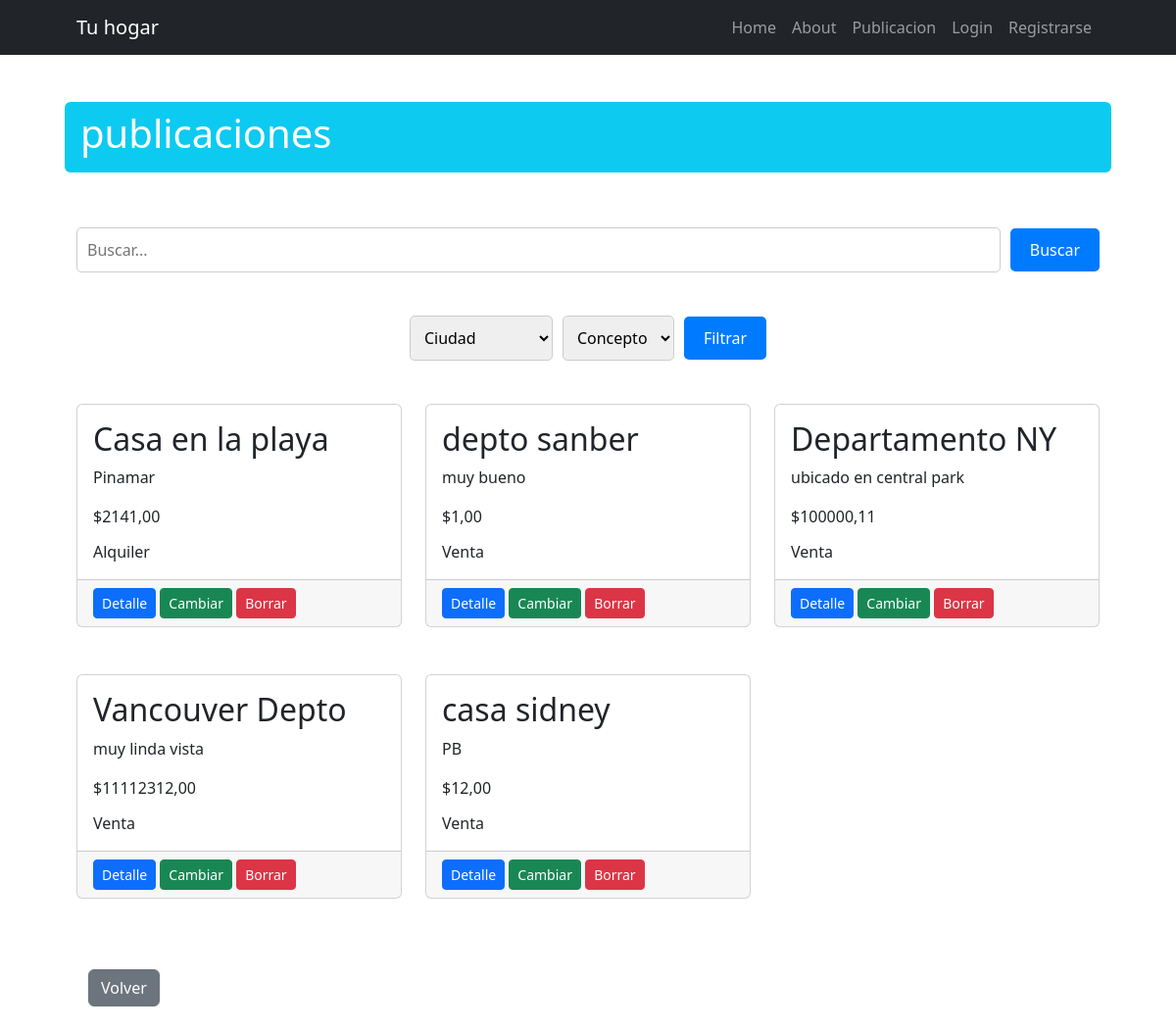
Page /publicacion/list/ on the earlier database version.
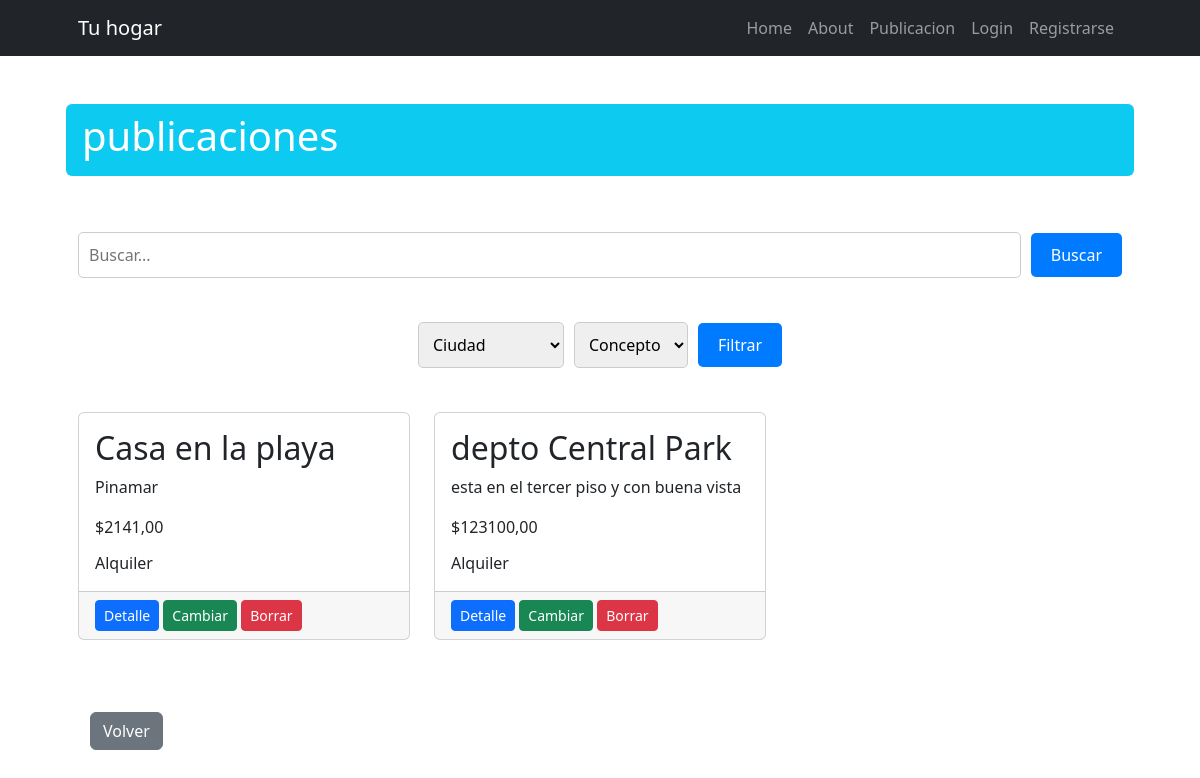
Same page on the later database version.
### publicacion/models.py (models this page shows, shortened)
class Ciudad(models.Model):
    ciudad = models.CharField(max_length=200)
    pais = models.ForeignKey(Pais, on_delete=models.SET_NULL, null=True, blank=True, related_name='ciudades')
    def __str__(self) -> str:
        return self.ciudad
    class Meta:
        verbose_name = "Ciudad"
        verbose_name_plural = "Ciudades"

class Concepto(models.Model):
    concepto = models.CharField(max_length=200)
    def __str__(self) -> str:
        return self.concepto
    class Meta:
        verbose_name = "Concepto"
        verbose_name_plural = "Conceptos"

class Publicacion(models.Model):
    nombre = models.CharField(max_length=200)
    precio = models.DecimalField(max_digits=15, decimal_places=2)
    descripcion = models.CharField(max_length=600)
    ciudad = models.ForeignKey(Ciudad, on_delete=models.SET_NULL, null=True, blank=True)
    concepto = models.ForeignKey(Concepto, on_delete=models.SET_NULL, null=True, blank=True)
    class Meta:
        verbose_name = "Publicación"
        verbose_name_plural = "Publicaciones"

### publicacion/views.py (the view)
# urls.py: path("list/", views.PublicacionList.as_view(), name="publicacion_list"),
class PublicacionList(ListView):
    model = models.Publicacion
    def get_queryset(self):
        queryset = super().get_queryset()
        consulta = self.request.GET.get("consulta")
        if consulta:
            queryset = queryset.filter(nombre__icontains=consulta)
        self.filter_form = PublicacionFilterForm(self.request.GET)
        if self.filter_form.is_valid():
            if self.filter_form.cleaned_data.get('pais'):
                queryset = queryset.filter(ciudad__pais=self.filter_form.cleaned_data['pais'])
            if self.filter_form.cleaned_data.get('ciudad'):
                queryset = queryset.filter(ciudad=self.filter_form.cleaned_data['ciudad'])
            if self.filter_form.cleaned_data.get('concepto'):
                queryset = queryset.filter(concepto=self.filter_form.cleaned_data['concepto'])
        return queryset
    def get_context_data(self, **kwargs):
        context = super().get_context_data(**kwargs)
        context['filter_form'] = self.filter_form
        return context

### publicacion/forms.py
class PublicacionFilterForm(forms.Form):
    ciudad = forms.ModelChoiceField(
        queryset=Ciudad.objects.all(),
        required=False,
        label='Ciudad',
        widget=forms.Select(attrs={'placeholder': 'Ciudad'})
    )
    concepto = forms.ModelChoiceField(
        queryset=Concepto.objects.all(),
        required=False,
        label='Concepto',
        widget=forms.Select(attrs={'placeholder': 'Concepto'})
    )
    def __init__(self, *args, **kwargs):
        super(PublicacionFilterForm, self).__init__(*args, **kwargs)
        self.fields['ciudad'].empty_label = "Ciudad"
        self.fields['concepto'].empty_label = "Concepto"

### publicacion/templates/publicacion/publicacion_list.html (shortened to what this page needs)
{% extends 'core/base.html' %}
{% block titulo %}
    publicaciones
{% endblock titulo %}
{% block contenido %}
    <div  >
        <form action="{% url 'publicacion:publicacion_list' %}" method="get" class="form-busqueda">
            <input type="text" name="consulta" placeholder="Buscar..." class="input-busqueda">
            <button type="submit" class="btn-filtrar">Buscar</button>
        </form>
    </div>
    <div class="filter-container py-lg-4">
        <form method="get" class="form-filtro">
            {{ filter_form.ciudad }}
            {{ filter_form.concepto }}
            <button type="submit" class="btn-filtrar">Filtrar</button>
        </form>
    </div>
    <div class="row row-cols-1 row-cols-md-2">
        {% for publicacion in object_list %}
            <div class="col-md-4 mb-5">
                <div class="card h-100">
                    <div class="card-body">
                        <h2 class="card-title">{{ publicacion.nombre }}</h2>
                        <p class="card-text">{{ publicacion.descripcion }}</p>
                        <p class="card-text">${{ publicacion.precio }}</p>
                        <p class="card-subtitle col-10 "> {{ publicacion.concepto }}</p>
                    </div>
                    <div class="card-footer">
                        <a class="btn btn-primary btn-sm" href="{% url 'publicacion:publicacion_detail' publicacion.id %}">Detalle</a>
                        <a class="btn btn-success btn-sm" href="{% url 'publicacion:publicacion_update' publicacion.id %}">Cambiar</a>
                        <a class="btn btn-danger  btn-sm" href="{% url 'publicacion:publicacion_delete' publicacion.id %}">Borrar</a>
                    </div>
                </div>
            </div>
        {% endfor %}
    </div>
    <div class="container py-lg-4">
        <a class="btn btn-secondary" href="{% url 'publicacion:home' %}">Volver</a>
    </div>
{% endblock contenido %}

### core/templates/core/base.html (shortened to what this page needs)
{% load static %}
<!DOCTYPE html>
<html lang="en">
    <head>
        <link href="https://cdn.jsdelivr.net/npm/bootstrap-icons@1.5.0/font/bootstrap-icons.css" rel="stylesheet" />
        <link href="{% static 'core/css/styles.css' %}" rel="stylesheet" />
    </head>
    <body class="d-flex flex-column h-100">
        <main class="flex-shrink-0">
            {% include 'core/components/navbar.html' %}
            <div class="container px-4 px-lg-5 ">
                <div class="row align-items-center my-5">
                    <h1 class="pb-lg-3 text-white bg-info px-3 py-2 rounded">
                        {% block titulo %}{% endblock titulo %}
                    </h1>
                </div>
                {% block contenido %}
                {% endblock contenido %}
            </div>
        </main>
    </body>
</html>

### core/templates/core/components/navbar.html (shortened to what this page needs)
<nav class="navbar navbar-expand-lg navbar-dark bg-dark">
    <div class="container px-5">
        <a class="navbar-brand" href="{% url 'core:home' %}">Tu hogar</a>
        <div class="collapse navbar-collapse" id="navbarSupportedContent">
            <ul class="navbar-nav ms-auto mb-2 mb-lg-0">
                <li class="nav-item"><a class="nav-link" href="{% url 'core:home' %}">Home</a></li>
                <li class="nav-item"><a class="nav-link" href="{% url 'core:about' %}">About</a></li>
                <li class="nav-item"><a class="nav-link" href="{% url 'publicacion:home' %}">Publicacion</a></li>
                {% if user.is_authenticated %}
                    <li class="nav-item">
                        <form action="{% url 'core:logout' %}" method="post">
                            {% csrf_token %}
                            <button type="submit" class="btn btn-danger {{ fontsize }} ">Logout</button>
                        </form>
                    </li>
                {% else %}
                    <li class="nav-item"><a class="nav-link {% if request.path == "/login/" %} active {% endif %}" href="{% url 'core:login' %}">Login</a></li>
                    <li class="nav-item"><a class="nav-link {% if request.path == "/register/" %} active {% endif %}" href="{% url 'core:register' %}">Registrarse</a></li>
                {% endif %}
            </ul>
        </div>
    </div>
</nav>

### publicacion/templates/publicacion/publicacion_list.html (style rules this page uses)
.form-busqueda { display: flex; align-items: center; justify-content: center; margin-bottom: 20px; }
.input-busqueda { padding: 10px; border: 1px solid #ccc; border-radius: 5px; flex: 1; margin-right: 10px; }
.btn-filtrar { padding: 10px 20px; border: none; border-radius: 5px; background-color: #007bff; color: white; cursor: pointer; }
.filter-container { display: flex; justify-content: center; margin-bottom: 20px; }
.form-filtro { display: flex; align-items: center; gap: 10px; }
.form-filtro select { padding: 10px; border: 1px solid #ccc; border-radius: 5px; }

Differences in the rows shown:
removed Publicacion: nombre "depto sanber", descripcion "muy bueno", precio "1,00", concepto "Venta"
removed Publicacion: nombre "Departamento NY", descripcion "ubicado en central park", precio "100000,11", concepto "Venta"
removed Publicacion: nombre "Vancouver Depto", descripcion "muy linda vista", precio "11112312,00", concepto "Venta"
removed Publicacion: nombre "casa sidney", descripcion "PB", precio "12,00", concepto "Venta"
added Publicacion: nombre "depto Central Park", descripcion "esta en el tercer piso y con buena vista", precio "123100,00", concepto "Alquiler"
